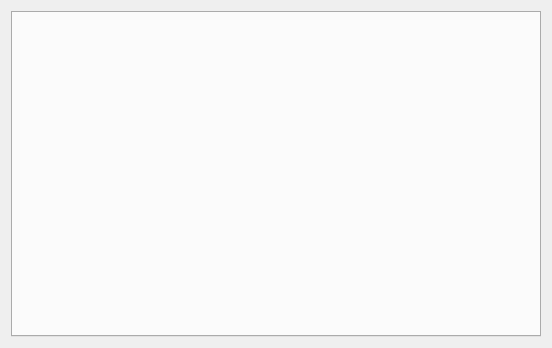
<?xml version="1.0" encoding="UTF-8"?>
<ui version="4.0">
 <class>ScheduleConfigWidget</class>
 <widget class="QWidget" name="ScheduleConfigWidget">
  <property name="geometry">
   <rect>
    <x>0</x>
    <y>0</y>
    <width>552</width>
    <height>348</height>
   </rect>
  </property>
  <property name="windowTitle">
   <string>Form</string>
  </property>
  <layout class="QVBoxLayout" name="verticalLayout">
   <item>
    <widget class="QTabWidget" name="tabWidget">
     <property name="currentIndex">
      <number>-1</number>
     </property>
     <property name="usesScrollButtons">
      <bool>false</bool>
     </property>
    </widget>
   </item>
  </layout>
 </widget>
 <resources/>
 <connections/>
</ui>
